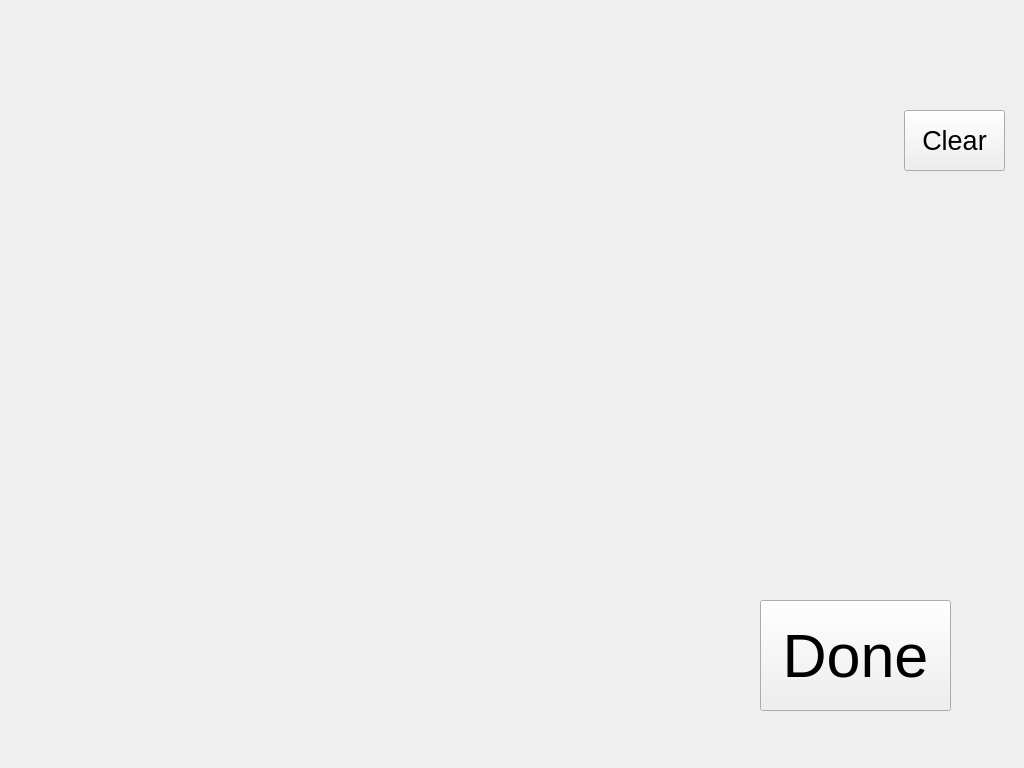
<?xml version="1.0" encoding="UTF-8"?>
<ui version="4.0">
 <class>KeyboardScreen</class>
 <widget class="QWidget" name="KeyboardScreen">
  <property name="geometry">
   <rect>
    <x>0</x>
    <y>0</y>
    <width>1024</width>
    <height>768</height>
   </rect>
  </property>
  <property name="windowTitle">
   <string>Form</string>
  </property>
  <widget class="QLabel" name="backgroundLabel">
   <property name="geometry">
    <rect>
     <x>0</x>
     <y>0</y>
     <width>1024</width>
     <height>768</height>
    </rect>
   </property>
   <property name="text">
    <string/>
   </property>
   <property name="pixmap">
    <pixmap resource="images.qrc">:/images/images/blank background.png</pixmap>
   </property>
  </widget>
  <widget class="QPushButton" name="doneButton">
   <property name="geometry">
    <rect>
     <x>760</x>
     <y>600</y>
     <width>191</width>
     <height>111</height>
    </rect>
   </property>
   <property name="font">
    <font>
     <pointsize>46</pointsize>
    </font>
   </property>
   <property name="text">
    <string>Done</string>
   </property>
  </widget>
  <widget class="InvisibleButton" name="invisibleButton_close" native="true">
   <property name="geometry">
    <rect>
     <x>920</x>
     <y>40</y>
     <width>61</width>
     <height>61</height>
    </rect>
   </property>
   <property name="text" stdset="0">
    <string/>
   </property>
  </widget>
  <widget class="QPushButton" name="clearButton">
   <property name="geometry">
    <rect>
     <x>904</x>
     <y>110</y>
     <width>101</width>
     <height>61</height>
    </rect>
   </property>
   <property name="font">
    <font>
     <pointsize>20</pointsize>
    </font>
   </property>
   <property name="text">
    <string>Clear</string>
   </property>
  </widget>
 </widget>
 <customwidgets>
  <customwidget>
   <class>InvisibleButton</class>
   <extends>QWidget</extends>
   <header>invisiblebutton.h</header>
  </customwidget>
 </customwidgets>
 <resources>
  <include location="images.qrc"/>
 </resources>
 <connections/>
</ui>
